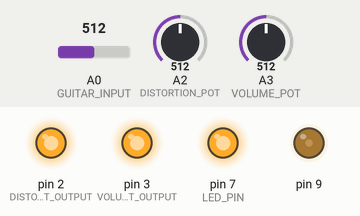
Simulated run of this sketch. Board: Arduino Uno, built with avr-gcc and run on an emulated ATmega328P. Parts: output pins drawn as LEDs (lit = HIGH). Inputs (shaded band) come from the test bench; at power-on: A0 (GUITAR_INPUT) = 512, A3 (VOLUME_POT) = 512, A2 (DISTORTION_POT) = 512.

Above: at 1.2 s.
1.3 s: A0 (GUITAR_INPUT) set to 716
At 1.7 s:
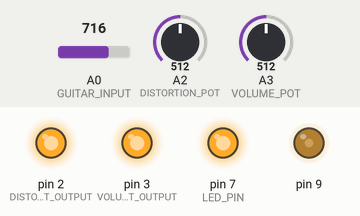
2.8 s: A3 (VOLUME_POT) set to 900
At 4.0 s:
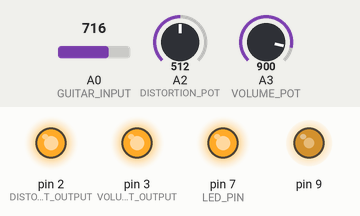
4.3 s: A3 (VOLUME_POT) set to 0
At 5.2 s:
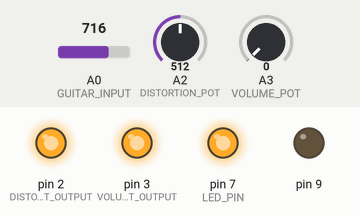
5.8 s: A3 (VOLUME_POT) set to 511
At 6.3 s:
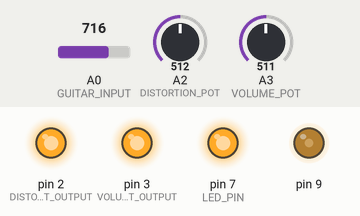
7.3 s: A2 (DISTORTION_POT) set to 716
At 8.5 s:
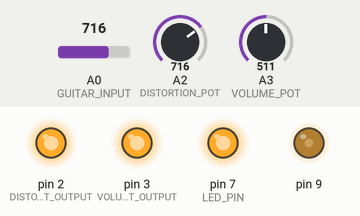
8.8 s: A0 (GUITAR_INPUT) set to 511
At 9.8 s:
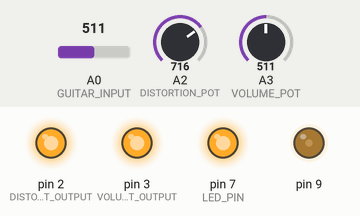
Timing chart, 0 to 11.3 s (numbered marks = the images above; inputs shaded):
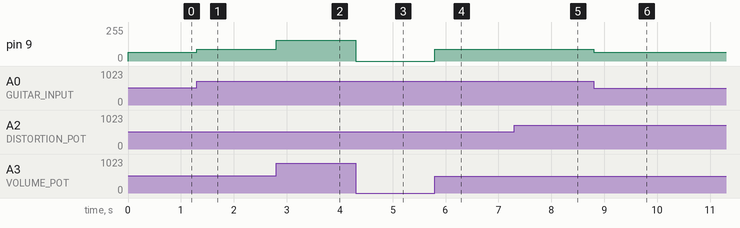

Measured:
- after the input at 1.3 s, pin 9: 64/255 → 89/255 at once
- after the input at 2.8 s, pin 9: 89/255 → 157/255 at once
- after the input at 4.3 s, pin 9: 157/255 → 0/255 at once
- after the input at 5.8 s, pin 9: 0/255 → 89/255 at once
- after the input at 7.3 s, pin 9: 89/255 → 88/255 at once
- after the input at 8.8 s, pin 9: 88/255 → 64/255 at once

The sketch:

Project.ino
```cpp
#define LED_PIN 7
#define GUITAR_INPUT A0
#define SAMPLE_RATE 8000 // 8 kHz
#define BUFFER_SIZE_B 1024 // In bytes.
#define BUFFER_SIZE_S 512 // In samples.
#define DISTORTION_CONSTANT 450.0
#define DISTORTION_POT_OUTPUT 2
#define DISTORTION_POT A2
#define VOLUME_POT_OUTPUT 3
#define VOLUME_POT A3

// Audio I/O controls
uint16_t* audioBuffer = nullptr;
uint64_t renderCursor = 0u;
uint64_t writeCursor = 0u;
uint16_t renderedSample = 0u;
// Sample rate controls
uint16_t renderedSampleCount = 0u;
uint64_t elapsedTime = 0u;
// Distortion
uint16_t lowerThreshold = 0u;
uint16_t upperThreshold = 0u;

void setup()
{
  pinMode(LED_PIN, OUTPUT);
  pinMode(DISTORTION_POT_OUTPUT, OUTPUT);
  pinMode(VOLUME_POT_OUTPUT, OUTPUT);
  digitalWrite(LED_PIN, HIGH);
  digitalWrite(DISTORTION_POT_OUTPUT, HIGH);
  digitalWrite(VOLUME_POT_OUTPUT, HIGH);
  SetPWMRes10();
  audioBuffer = (uint16_t*)malloc(BUFFER_SIZE_B);
  if (audioBuffer != nullptr)
  {
    memset(audioBuffer, 0, BUFFER_SIZE_B);
  }
}
void loop()
{
  AddToBuffer(analogRead(GUITAR_INPUT));
  if (millis() - elapsedTime >= 1000)
  {
    elapsedTime = millis();
    renderedSampleCount = 0u;
  }
  Render();
}
void SetPWMRes10()
{
  DDRB |= _BV(PB1); // Set 9th pin as output
  TCCR1A = _BV(COM1A1) | _BV(COM1B1) | _BV(WGM11); // Mode 14: Fast PWM, TOP=ICR1
  TCCR1B = _BV(WGM13) | _BV(WGM12)| _BV(CS10); // Prescaler 1
  ICR1 = 0x03FF; // TOP counter value (Relieving OCR1A*)
}
void AddToBuffer(uint16_t sample)
{
  *(audioBuffer + (writeCursor % BUFFER_SIZE_S)) = sample;
  writeCursor++;
}
void Render()
{
  if (renderedSampleCount < SAMPLE_RATE && writeCursor > renderCursor)
  {
    renderedSample = *(audioBuffer + (renderCursor % BUFFER_SIZE_S));
    Distort(renderedSample, analogRead(DISTORTION_POT));
    renderedSample *= (double)analogRead(VOLUME_POT) / 1023.0;
    OCR1A  = renderedSample; // 9th pin
    renderedSampleCount++;
    renderCursor++;
  }
}
void Distort(uint16_t& sample, double distortionPotValue)
{
  lowerThreshold = DISTORTION_CONSTANT * distortionPotValue / 1023.0;
  upperThreshold = 1023 - lowerThreshold;
  if (sample > upperThreshold)
  {
    sample = upperThreshold;
  }
  else if (sample < lowerThreshold)
  {
    sample = lowerThreshold;
  }
}
```
